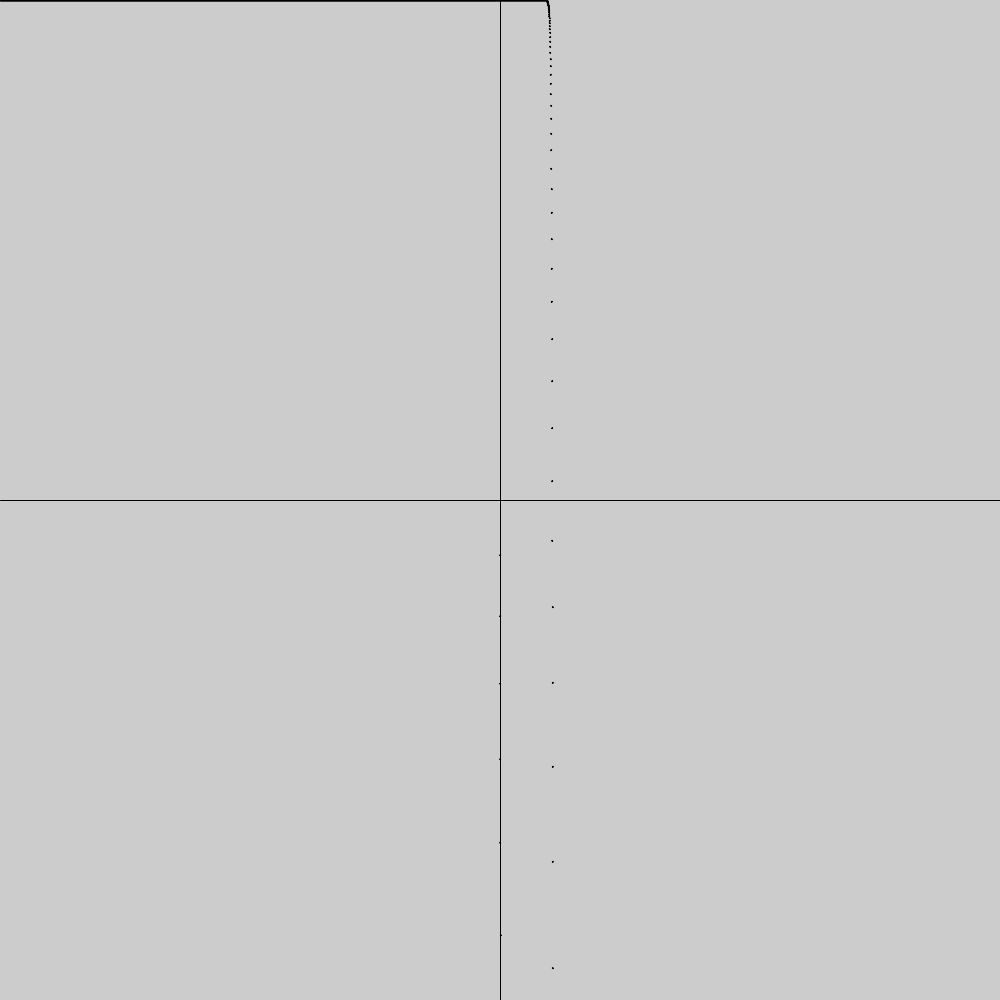
Frame 1 (no input)
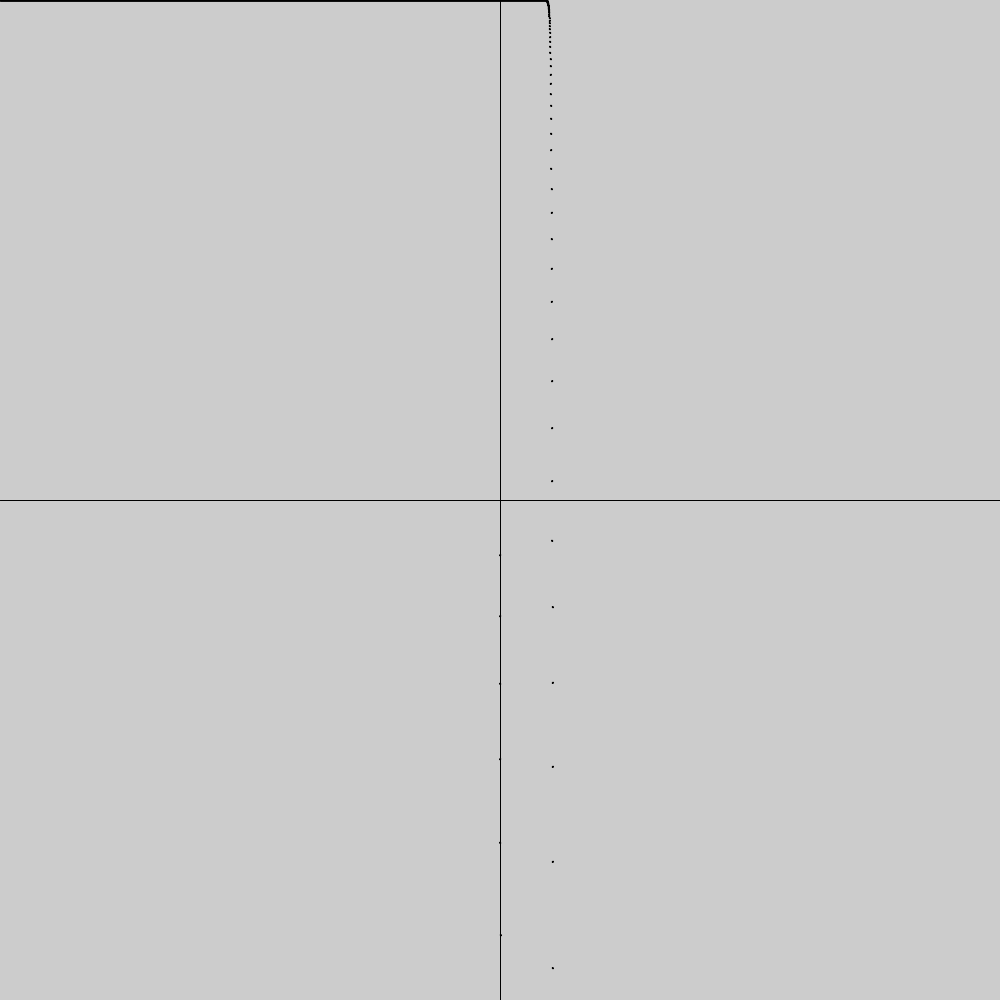
Frame 2 (the mouse pressed at the canvas centre, redrawn once)

The Processing sketch that drew these frames (run headless with seeded random() and noise(); the mouse was pressed at the canvas centre and the sketch redrawn once):

// Processing sketch: Euler_Draw
// ── Euler_Draw.pde
//SET THESE VARIABLES TO DESIRED SPECIFICATIONS
double resolutionX = 1000;
double resolutionY = 1000;
double stretch = 1;
double originX;
double originY;
int stepNumber = 10000; //The more steps, the more accurate the predictions will be
double temp0 = resolutionX;
double stepSize = temp0/stepNumber;

double Slope(double inputX, double inputY) {
  //inputX = 2;
  //inputY = 2; // debugging
  
  return inputX*1.1; // put the differential equations here
}

//Don't mess with theses for goodness sake
double TransformXCoordinates (double input){
  return (input - originX) * stretch;  
}
double TransformYCoordinates (double input){  //These two convert the values into something easier to work with
  return (-input + originY) * stretch;
}
double ReverseTransformX(double input) {
  return (input + originX) / stretch;
}
double ReverseTransformY(double input) {
  return (-input + originY) / stretch;
}
double SlopeAtPoint(double inputX, double inputY) {
  double outputY;
  double slope;
  inputY = TransformYCoordinates(inputY);
  inputX = TransformXCoordinates(inputX);
  slope = Slope(inputX,inputY); //INPUT YOUR EQUATION HERE!!!
  return slope;
} //put your function here. DON'T FORGET TO USE THE TRANSFORM FUNCTIONS!!! 

void DrawAxisis(float inputOriginX, float inputOriginY) {
  line(0,(float)inputOriginY,(float)resolutionX,(float)inputOriginY);
  line((float)inputOriginX, 0, (float)inputOriginX, (float)resolutionY);
}

///////////////////////////////////////////////////////////////////////////////////////////////////////////////////////////////////////////////////

void setup(){
  size(1000, 1000); //BE SURE TO CHANGE THIS TO THE RESOLUTION SPECIFICATIONS ABOVE!!!
  noLoop();
  originX = resolutionX/2; //Purposely integer division 
  originY = resolutionX/2; //(origin_x, origin_y) should be center of the screen
}

void draw(){
  double currentX = originX; 
  double currentY = originY;
  double convertedX;
  double convertedY;
  float drawX;
  float drawY;
  
  DrawAxisis(((float)originX), ((float)originY));
  
  while (currentX < resolutionX) {
    convertedY = TransformYCoordinates(currentY);
    convertedX = TransformXCoordinates(currentX);
    
    convertedY = convertedY + stepSize*SlopeAtPoint(convertedY, convertedX);
    currentY = ReverseTransformY(convertedY);
    
    drawX = (float)currentX;
    drawY = (float)currentY;
    
    ellipse(drawX, drawY, 1.0, 1.0);
    
    currentX = currentX + stepSize;
  }
  
  while (currentX > 0) {
    convertedY = TransformYCoordinates(currentY);
    convertedX = TransformXCoordinates(currentX);
    
    convertedY = convertedY - stepSize*SlopeAtPoint(convertedY, convertedX);
    currentY = ReverseTransformY(convertedY);
    
    drawX = (float)currentX;
    drawY = (float)currentY;
    
    ellipse(drawX, drawY, 1.0, 1.0);
    
    currentX = currentX - stepSize;
  }
}
